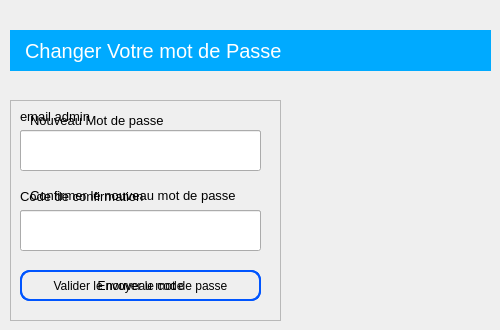
               <widget class="QWidget" name="settingPage">
                <widget class="QFrame" name="confirmation_form">
                 <property name="geometry">
                  <rect>
                   <x>10</x>
                   <y>100</y>
                   <width>271</width>
                   <height>221</height>
                  </rect>
                 </property>
                 <property name="frameShape">
                  <enum>QFrame::Shape::StyledPanel</enum>
                 </property>
                 <property name="frameShadow">
                  <enum>QFrame::Shadow::Raised</enum>
                 </property>
                 <widget class="QLineEdit" name="email_confirmation">
                  <property name="geometry">
                   <rect>
                    <x>10</x>
                    <y>30</y>
                    <width>241</width>
                    <height>31</height>
                   </rect>
                  </property>
                 </widget>
                 <widget class="QLineEdit" name="code_confirmation">
                  <property name="geometry">
                   <rect>
                    <x>10</x>
                    <y>110</y>
                    <width>241</width>
                    <height>31</height>
                   </rect>
                  </property>
                 </widget>
                 <widget class="QLabel" name="label_25">
                  <property name="geometry">
                   <rect>
                    <x>10</x>
                    <y>6</y>
                    <width>101</width>
                    <height>20</height>
                   </rect>
                  </property>
                  <property name="font">
                   <font>
                    <pointsize>10</pointsize>
                   </font>
                  </property>
                  <property name="text">
                   <string>email admin</string>
                  </property>
                 </widget>
                 <widget class="QLabel" name="label_28">
                  <property name="geometry">
                   <rect>
                    <x>10</x>
                    <y>86</y>
                    <width>141</width>
                    <height>20</height>
                   </rect>
                  </property>
                  <property name="font">
                   <font>
                    <pointsize>10</pointsize>
                   </font>
                  </property>
                  <property name="text">
                   <string>Code de confirmation</string>
                  </property>
                 </widget>
                 <widget class="QPushButton" name="send_code_confirmation">
                  <property name="geometry">
                   <rect>
                    <x>10</x>
                    <y>170</y>
                    <width>241</width>
                    <height>31</height>
                   </rect>
                  </property>
                  <property name="styleSheet">
                   <string notr="true">border: 2px solid rgb(0, 85, 255);
border-radius: 10px;</string>
                  </property>
                  <property name="text">
                   <string>Envoyer le code</string>
                  </property>
                 </widget>
                </widget>
                <widget class="QFrame" name="change_password_frame">
                 <property name="geometry">
                  <rect>
                   <x>10</x>
                   <y>100</y>
                   <width>271</width>
                   <height>221</height>
                  </rect>
                 </property>
                 <property name="frameShape">
                  <enum>QFrame::Shape::StyledPanel</enum>
                 </property>
                 <property name="frameShadow">
                  <enum>QFrame::Shadow::Raised</enum>
                 </property>
                 <widget class="QLineEdit" name="new_password">
                  <property name="geometry">
                   <rect>
                    <x>10</x>
                    <y>30</y>
                    <width>241</width>
                    <height>41</height>
                   </rect>
                  </property>
                 </widget>
                 <widget class="QLineEdit" name="new_password_confirm">
                  <property name="geometry">
                   <rect>
                    <x>10</x>
                    <y>110</y>
                    <width>241</width>
                    <height>41</height>
                   </rect>
                  </property>
                 </widget>
                 <widget class="QPushButton" name="submit_new_password">
                  <property name="geometry">
                   <rect>
                    <x>10</x>
                    <y>170</y>
                    <width>241</width>
                    <height>31</height>
                   </rect>
                  </property>
                  <property name="styleSheet">
                   <string notr="true">border: 2px solid rgb(0, 85, 255);
border-radius: 10px;</string>
                  </property>
                  <property name="text">
                   <string>Valider le nouveau mot de passe</string>
                  </property>
                 </widget>
                 <widget class="QLabel" name="label_29">
                  <property name="geometry">
                   <rect>
                    <x>20</x>
                    <y>10</y>
                    <width>171</width>
                    <height>21</height>
                   </rect>
                  </property>
                  <property name="font">
                   <font>
                    <pointsize>10</pointsize>
                   </font>
                  </property>
                  <property name="text">
                   <string>Nouveau Mot de passe</string>
                  </property>
                 </widget>
                 <widget class="QLabel" name="label_34">
                  <property name="geometry">
                   <rect>
                    <x>20</x>
                    <y>85</y>
                    <width>221</width>
                    <height>21</height>
                   </rect>
                  </property>
                  <property name="font">
                   <font>
                    <pointsize>10</pointsize>
                   </font>
                  </property>
                  <property name="text">
                   <string>Confirmer le nouveau mot de passe</string>
                  </property>
                 </widget>
                 <widget class="QPushButton" name="hide_password">
                  <property name="geometry">
                   <rect>
                    <x>220</x>
                    <y>40</y>
                    <width>21</width>
                    <height>21</height>
                   </rect>
                  </property>
                  <property name="cursor">
                   <cursorShape>PointingHandCursor</cursorShape>
                  </property>
                  <property name="styleSheet">
                   <string notr="true">border: none;
background: white;</string>
                  </property>
                  <property name="text">
                   <string/>
                  </property>
                  <property name="icon">
                   <iconset resource="../resources.qrc">
                    <normaloff>:/icons/icons/invisible.png</normaloff>:/icons/icons/invisible.png</iconset>
                  </property>
                 </widget>
                 <widget class="QPushButton" name="show_password">
                  <property name="geometry">
                   <rect>
                    <x>220</x>
                    <y>40</y>
                    <width>21</width>
                    <height>21</height>
                   </rect>
                  </property>
                  <property name="cursor">
                   <cursorShape>PointingHandCursor</cursorShape>
                  </property>
                  <property name="styleSheet">
                   <string notr="true">border: none;
background: white;</string>
                  </property>
                  <property name="text">
                   <string/>
                  </property>
                  <property name="icon">
                   <iconset resource="../resources.qrc">
                    <normaloff>:/icons/icons/visible.png</normaloff>:/icons/icons/visible.png</iconset>
                  </property>
                 </widget>
                 <widget class="QPushButton" name="hide_password_confirm">
                  <property name="geometry">
                   <rect>
                    <x>220</x>
                    <y>120</y>
                    <width>21</width>
                    <height>21</height>
                   </rect>
                  </property>
                  <property name="cursor">
                   <cursorShape>PointingHandCursor</cursorShape>
                  </property>
                  <property name="styleSheet">
                   <string notr="true">border: none;
background: white;</string>
                  </property>
                  <property name="text">
                   <string/>
                  </property>
                  <property name="icon">
                   <iconset resource="../resources.qrc">
                    <normaloff>:/icons/icons/invisible.png</normaloff>:/icons/icons/invisible.png</iconset>
                  </property>
                 </widget>
                 <widget class="QPushButton" name="show_password_confirm">
                  <property name="geometry">
                   <rect>
                    <x>220</x>
                    <y>120</y>
                    <width>21</width>
                    <height>21</height>
                   </rect>
                  </property>
                  <property name="cursor">
                   <cursorShape>PointingHandCursor</cursorShape>
                  </property>
                  <property name="styleSheet">
                   <string notr="true">border: none;
background: white;</string>
                  </property>
                  <property name="text">
                   <string/>
                  </property>
                  <property name="icon">
                   <iconset resource="../resources.qrc">
                    <normaloff>:/icons/icons/visible.png</normaloff>:/icons/icons/visible.png</iconset>
                  </property>
                 </widget>
                </widget>
                <widget class="QLabel" name="label_35">
                 <property name="geometry">
                  <rect>
                   <x>10</x>
                   <y>30</y>
                   <width>481</width>
                   <height>41</height>
                  </rect>
                 </property>
                 <property name="font">
                  <font>
                   <pointsize>15</pointsize>
                  </font>
                 </property>
                 <property name="styleSheet">
                  <string notr="true">background: rgb(0, 170, 255);
padding-left: 10px;
color: white;</string>
                 </property>
                 <property name="text">
                  <string>Changer Votre mot de Passe</string>
                 </property>
                </widget>
               </widget>
